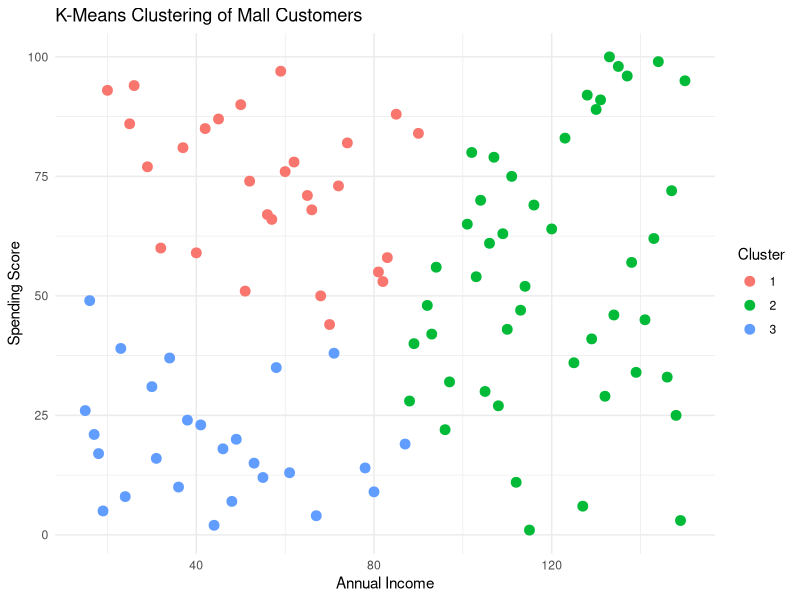

Reproduce this figure in R.
# Load necessary library
library(ggplot2)

# Example data (for Mall Customers), create a sample data frame
mall_data <- data.frame(
  AnnualIncome = sample(15:150, 100),
  SpendingScore = sample(1:100, 100)
)

# Set a random seed for reproducibility
set.seed(123)

# Perform K-means clustering with 3 clusters
kmeans_model <- kmeans(mall_data, centers = 3)

# Add the cluster assignments to the dataset
mall_data$Cluster <- as.factor(kmeans_model$cluster)

# Plot clusters
ggplot(mall_data, aes(x = AnnualIncome, y = SpendingScore, color = Cluster)) +
  geom_point(size = 3) +
  labs(title = "K-Means Clustering of Mall Customers",
       x = "Annual Income",
       y = "Spending Score") +
  theme_minimal()